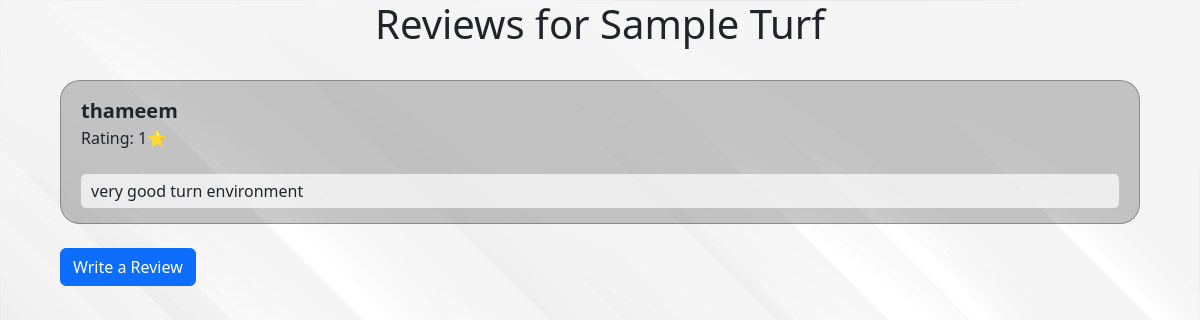
/turf/1/reviews, run on an earlier commit of the app's database.
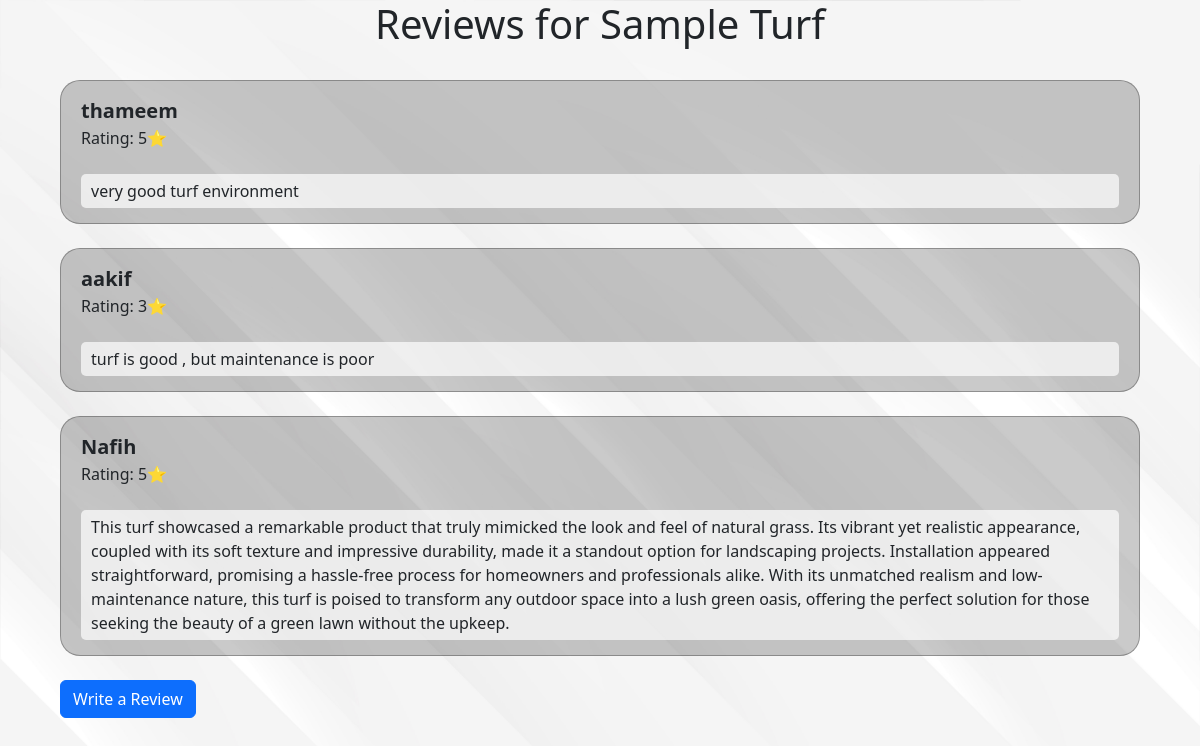
And on a later commit of the database.
### app.py (models this page shows)
class TurfReview(db.Model):
    id = db.Column(db.Integer, primary_key=True)
    turf_id = db.Column(db.Integer, db.ForeignKey('turf.id'), nullable=False)
    user_id = db.Column(db.Integer, db.ForeignKey('user.id'), nullable=False)
    rating = db.Column(db.Integer, nullable=False)
    review_text = db.Column(db.Text, nullable=False)
    user = db.relationship('User', backref='reviews')

class User(db.Model, UserMixin):
    id = db.Column(db.Integer, primary_key=True)
    username = db.Column(db.String(20), nullable=False, unique=True)
    email = db.Column(db.String(120), nullable=False, unique=True)
    password = db.Column(db.String(80), nullable=False)

### app.py (the view)
@app.route('/turf/<int:turf_id>/reviews')
def turf_reviews(turf_id):
    turf = Turf.query.get_or_404(turf_id)
    reviews = TurfReview.query.filter_by(turf_id=turf_id).options(joinedload(TurfReview.user)).all()
    return render_template('turf_reviews.html', turf=turf, reviews=reviews)

### templates/turf_reviews.html (shortened to what this page needs)
{% extends 'layout.html' %}  {% block body %}
<div class="secbody">
  <h1 class="turfhead">Reviews for {{ turf.turf_name }}</h1>
  <br />
  {% if reviews |length==0 %}
  <div class="alert alert-dark" role="alert">
    No reviews found!, write a review.
  </div>
  {% else %} {% for review in reviews %}
  <div class="smallsec">
    <div class="revname">{{review.user.username }}</div>
    Rating: {{ review.rating }}⭐<br /><br />
    <div class="revdesc">{{ review.review_text }}</div>
  </div>
  <br />
  {% endfor %} {% endif %}
  <a
    class="btn btn-primary"
    href="{{ url_for('write_review', turf_id=turf.id) }}"
    >Write a Review</a
  >
</div>
{% endblock body %}

### templates/layout.html (shortened to what this page needs)
<!DOCTYPE html>
<html lang="en">
<head>
    <link rel="stylesheet" href="{{url_for('static',filename='css/style.css')}}">
    <link rel="stylesheet" href="https://maxcdn.bootstrapcdn.com/font-awesome/4.7.0/css/font-awesome.min.css">
    <link href="https://cdn.jsdelivr.net/npm/bootstrap@5.3.2/dist/css/bootstrap.min.css" rel="stylesheet">
</head>
<body>
    {% block body %}
    {% endblock body %}
  </body>
</body>
</html>

### static/css/style.css (style rules this page uses)
body { background-image: url("../img/17580.jpg"); background-repeat: no-repeat; background-size: cover; }
.turfhead { text-align: center; }
.secbody { width: 90%; margin: 0 auto; }
.smallsec { padding: 15px 20px; background-color: rgba(0, 0, 0, 0.207); border-radius: 20px; border: 1px solid rgba(0, 0, 0, 0.286); }
.revname { font-weight: bold; font-size: 20px; }
.revdesc { background-color: rgba(255, 255, 255, 0.693); padding: 5px 10px; border-radius: 5px; font-weight: 500; }

What changed in the data, as far as the page shows it:
changed TurfReview "thameem": rating "1" → "5"; review_text "very good turn environment" → "very good turf environment"
added TurfReview: user.username "aakif", rating "3", review_text "turf is good , but maintenance is poor"
added TurfReview: user.username "Nafih", rating "5", review_text "This turf showcased a remarkable product that truly mimicked the look and feel of natural grass. Its vibrant yet realistic appearance, coupled with its soft texture and impressive durability, made it a standout option for landscaping projects. Installation appeared straightforward, promising a hassle-free process for homeowners and professionals alike. With its unmatched realism and low-maintenance nature, this turf is poised to transform any outdoor space into a lush green oasis, offering the perfect solution for those seeking the beauty of a green lawn without the upkeep."
